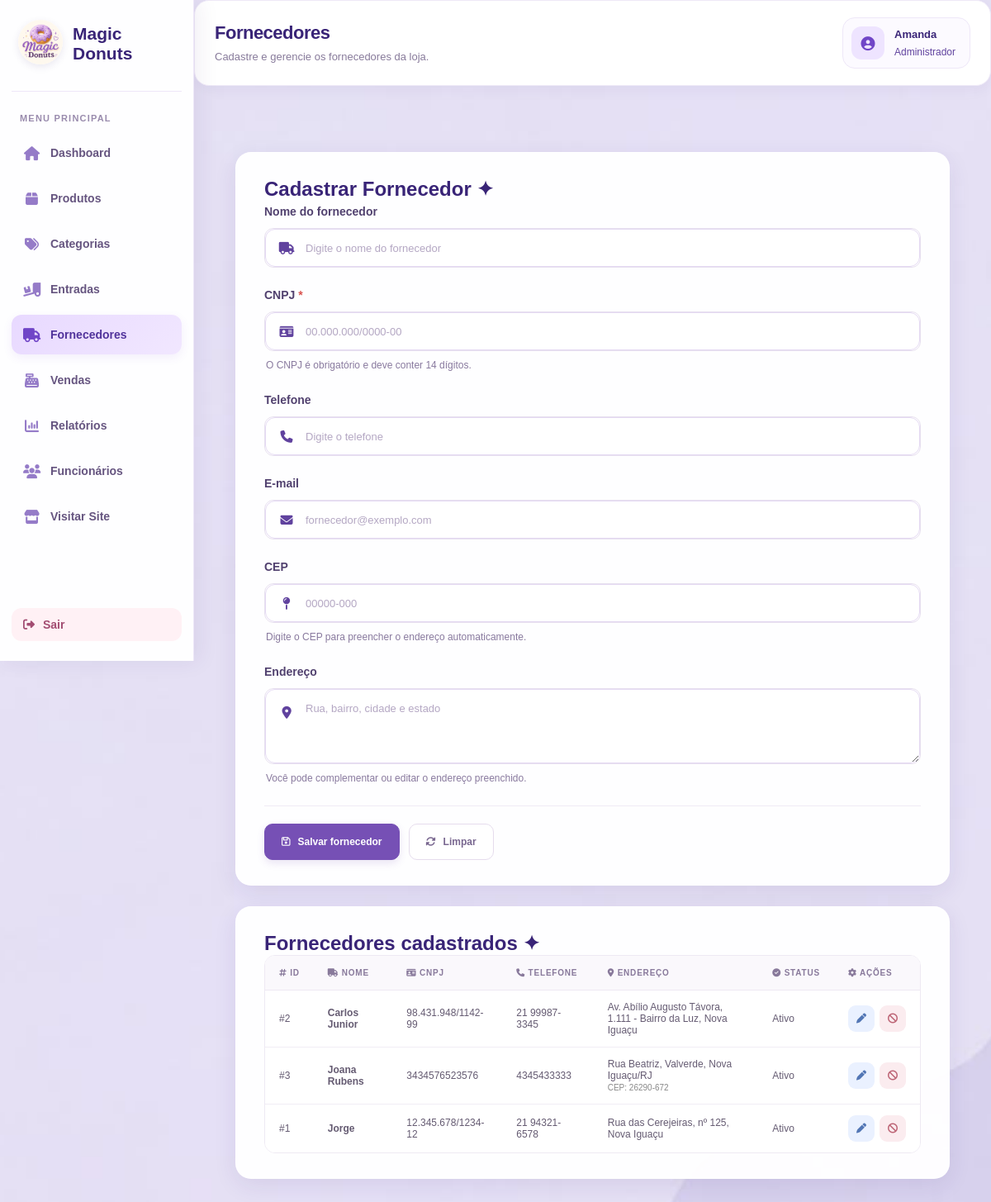
The app's page /index.php?controller=fornecedor&action=index (signed in) with its own data.
### tables this page shows
CREATE TABLE `fornecedor` (
  `id` int(11) NOT NULL,
  `nome` varchar(100) NOT NULL,
  `cnpj` varchar(20) NOT NULL,
  `telefone` varchar(20) DEFAULT NULL,
  `email` varchar(100) DEFAULT NULL,
  `endereco` varchar(255) DEFAULT NULL,
  `cep` varchar(9) DEFAULT NULL,
  `ativo` tinyint(1) NOT NULL DEFAULT 1
);

### controllers/FornecedorController.php (called while the page is built, shortened)
<?php
require_once __DIR__ . '/../models/Fornecedor.php';
class FornecedorController
{
    public function index(): void
    {
        $fornecedorModel = new Fornecedor();
        $fornecedores = $fornecedorModel->listarTodos();
        $editar = null;
        require_once __DIR__ . '/../views/fornecedores.php';
    }
}

### index.php (called while the page is built, shortened)
<?php
require_once __DIR__ . '/config/db.php';
$controller = $_GET['controller'] ?? 'auth';
$action = $_GET['action'] ?? 'form';
switch ($controller) {
    case 'fornecedor':
        require_once __DIR__ . '/controllers/FornecedorController.php';
        $c = new FornecedorController();
        break;
}
$c->$action();

### config/db.php (called while the page is built)
<?php
class Database
{
private static $conn = null;
public static function getConnection()
{
    if (self::$conn === null) {
        try {
self::$conn = new PDO(
"mysql:host=localhost;dbname=magicdonuts;charset=utf8mb4",
"root",
"",
    [
    PDO::ATTR_ERRMODE => PDO::ERRMODE_EXCEPTION,
    PDO::ATTR_DEFAULT_FETCH_MODE => PDO::FETCH_ASSOC
    ]
);
} catch (PDOException $e) {
 die("Erro ao conectar ao banco de dados:" . $e->getMessage());
}
}
return self::$conn;
}
}

### models/Fornecedor.php (called while the page is built, shortened)
<?php
require_once __DIR__ . '/../config/db.php';
class Fornecedor
{
    private PDO $conn;
    public function __construct()
    {
        $this->conn = Database::getConnection();
    }
    public function listarTodos(): array
    {
        $sql = "
            SELECT
                id,
                nome,
                cnpj,
                telefone,
                email,
                endereco,
                cep,
                ativo
            FROM fornecedor
            ORDER BY nome
        ";
        return $this->conn
            ->query($sql)
            ->fetchAll(PDO::FETCH_ASSOC);
    }
}

### views/fornecedores.php (the view, shortened to what this page needs)
<?php
$fornecedores = $fornecedores ?? [];
$editar = $editar ?? null;
require_once __DIR__ . '/layout/inicio.php';
?>
<div class="produtos-main">
    <section class="produto-card">
        <div class="section-title">
            <h1>
                <?= $editar ? 'Editar Fornecedor' : 'Cadastrar Fornecedor' ?>
                <span class="title-sparkles">✦</span>
            </h1>
        </div>
        <form
            method="post"
            action="index.php?controller=fornecedor&action=salvar"
            class="produto-form"
        >
            <div class="produto-form-group">
                <label for="nome">Nome do fornecedor</label>
                <div class="produto-input-wrapper">
                    <div class="produto-input-icon">
                    </div>
                    <input
                        class="produto-input"
                        id="nome"
                        type="text"
                        name="nome"
                        required
                        maxlength="100"
                        placeholder="Digite o nome do fornecedor"
                        value="<?= htmlspecialchars($editar['nome'] ?? '', ENT_QUOTES, 'UTF-8') ?>"
                    >
                </div>
            </div>
            <div class="produto-form-group">
                <label for="cnpj">
                    CNPJ <span style="color: #d9534f;">*</span>
                </label>
                <div class="produto-input-wrapper">
                    <div class="produto-input-icon">
                    </div>
                    <input
                        class="produto-input"
                        id="cnpj"
                        type="text"
                        name="cnpj"
                        required
                        maxlength="18"
                        inputmode="numeric"
                        placeholder="00.000.000/0000-00"
                        value="<?= htmlspecialchars($editar['cnpj'] ?? '', ENT_QUOTES, 'UTF-8') ?>"
                    >
                </div>
                <small class="produto-help">
                    O CNPJ é obrigatório e deve conter 14 dígitos.
                </small>
            </div>
            <div class="produto-form-group">
                <label for="telefone">Telefone</label>
                <div class="produto-input-wrapper">
                    <div class="produto-input-icon">
                    </div>
                    <input
                        class="produto-input"
                        id="telefone"
                        type="text"
                        name="telefone"
                        maxlength="20"
                        placeholder="Digite o telefone"
                        value="<?= htmlspecialchars($editar['telefone'] ?? '', ENT_QUOTES, 'UTF-8') ?>"
                    >
                </div>
            </div>
            <div class="produto-form-group">
                <label for="email">E-mail</label>
                <div class="produto-input-wrapper">
                    <div class="produto-input-icon">
                    </div>
                    <input
                        class="produto-input"
                        id="email"
                        type="email"
                        name="email"
                        maxlength="100"
                        placeholder="fornecedor@exemplo.com"
                        value="<?= htmlspecialchars($editar['email'] ?? '', ENT_QUOTES, 'UTF-8') ?>"
                    >
                </div>
            </div>
            <div class="produto-form-group">
                <label for="cep">CEP</label>
                <div class="produto-input-wrapper">
                    <div class="produto-input-icon">
                    </div>
                    <input
                        class="produto-input"
                        id="cep"
                        type="text"
                        name="cep"
                        maxlength="9"
                        inputmode="numeric"
                        autocomplete="postal-code"
                        placeholder="00000-000"
                        value="<?= htmlspecialchars($editar['cep'] ?? '', ENT_QUOTES, 'UTF-8') ?>"
                    >
                </div>
                <small id="cep-status" class="produto-help">
                    Digite o CEP para preencher o endereço automaticamente.
                </small>
            </div>
            <div class="produto-form-group">
                <label for="endereco">Endereço</label>
                <div class="produto-input-wrapper">
                    <div class="produto-input-icon">
                    </div>
                    <textarea
                        class="produto-input"
                        id="endereco"
                        name="endereco"
                        rows="3"
                        placeholder="Rua, bairro, cidade e estado"
                    ><?= htmlspecialchars($editar['endereco'] ?? '', ENT_QUOTES, 'UTF-8') ?></textarea>
                </div>
                <small class="produto-help">
                    Você pode complementar ou editar o endereço preenchido.
                </small>
            </div>
            <div class="produto-actions">
                <button
                    class="produto-btn produto-btn-primary"
                    type="submit"
                >
                    <i class="fa-regular fa-floppy-disk"></i>
                    Salvar fornecedor
                </button>
                <a
                    class="produto-btn produto-btn-secondary"
                    href="index.php?controller=fornecedor&action=index"
                >
                    <i class="fa-solid fa-rotate"></i>
                    Limpar
                </a>
            </div>
        </form>
    </section>
    <section class="produto-card lista-produtos-card">
        <div class="section-title">
            <h2>
                Fornecedores cadastrados
                <span class="title-sparkles">✦</span>
            </h2>
        </div>
        <div class="table-wrapper">
            <table class="produtos-table">
                <thead>
                    <tr>
                        <th>
                            <i class="fa-solid fa-hashtag"></i>
                            ID
                        </th>
                        <th>
                            <i class="fa-solid fa-truck"></i>
                            Nome
                        </th>
                        <th>
                            <i class="fa-solid fa-id-card"></i>
                            CNPJ
                        </th>
                        <th>
                            <i class="fa-solid fa-phone"></i>
                            Telefone
                        </th>
                        <th>
                            <i class="fa-solid fa-location-dot"></i>
                            Endereço
                        </th>
                        <th>
                            <i class="fa-solid fa-circle-check"></i>
                            Status
                        </th>
                        <th>
                            <i class="fa-solid fa-gear"></i>
                            Ações
                        </th>
                    </tr>
                </thead>
                <tbody>
                    <?php if (!empty($fornecedores)): ?>
                        <?php foreach ($fornecedores as $f): ?>
                            <tr>
                                <td>
                                    #<?= (int) $f['id'] ?>
                                </td>
                                <td>
                                    <strong>
                                        <?= htmlspecialchars($f['nome'], ENT_QUOTES, 'UTF-8') ?>
                                    </strong>
                                </td>
                                <td>
                                    <?= htmlspecialchars($f['cnpj'] ?? '-', ENT_QUOTES, 'UTF-8') ?>
                                </td>
                                <td>
                                    <?= htmlspecialchars($f['telefone'] ?? '-', ENT_QUOTES, 'UTF-8') ?>
                                </td>
                                <td>
                                    <?= htmlspecialchars(
                                        !empty($f['endereco']) ? $f['endereco'] : 'Não informado',
                                        ENT_QUOTES,
                                        'UTF-8'
                                    ) ?>
                                    <?php if (!empty($f['cep'])): ?>
                                        <br>
                                        <small style="color: #888;">
                                            CEP:
                                            <?= htmlspecialchars($f['cep'], ENT_QUOTES, 'UTF-8') ?>
                                        </small>
                                    <?php endif; ?>
                                </td>
                                <td>
                                    <?php if ((int) ($f['ativo'] ?? 0) === 1): ?>
                                        <span class="tag ok">
                                            Ativo
                                        </span>
                                    <?php else: ?>
                                        <span class="tag off">
                                            Inativo
                                        </span>
                                    <?php endif; ?>
                                </td>
                                <td>
                                    <div class="produto-table-actions">
                                        <a
                                            class="table-btn table-btn-edit"
                                            href="index.php?controller=fornecedor&action=index&id=<?= (int) $f['id'] ?>"
                                            title="Editar fornecedor"
                                        >
                                            <i class="fa-solid fa-pen"></i>
                                        </a>
                                        <?php if ((int) ($f['ativo'] ?? 0) === 1): ?>
                                            <a
                                                class="table-btn table-btn-delete"
                                                href="index.php?controller=fornecedor&action=toggle&id=<?= (int) $f['id'] ?>&ativo=0"
                                                onclick="return confirm('Inativar este fornecedor?')"
                                                title="Inativar fornecedor"
                                            >
                                                <i class="fa-solid fa-ban"></i>
                                            </a>
                                        <?php endif; ?>
                                    </div>
                                </td>
                            </tr>
                        <?php endforeach; ?>
                    <?php endif; ?>
                </tbody>
            </table>
        </div>
    </section>
</div>
<?php require_once __DIR__ . '/layout/fim.php'; ?>

### records on screen
fornecedor: id "2", nome "Carlos Junior", cnpj "98.431.948/1142-99", telefone "21 99987-3345", endereco "Av. Abílio Augusto Távora, 1.111 - Bairro da Luz, Nova Iguaçu", ativo "Ativo"
fornecedor: id "3", nome "Joana Rubens", cnpj "3434576523576", telefone "4345433333", endereco "Rua Beatriz, Valverde, Nova Iguaçu/RJ", cep "26290-672", ativo "Ativo"
fornecedor: id "1", nome "Jorge", cnpj "12.345.678/1234-12", telefone "21 94321-6578", endereco "Rua das Cerejeiras, nº 125, Nova Iguaçu", ativo "Ativo"

### other values on screen
$item['titulo'] "Dashboard"
$item['titulo'] "Produtos"
$item['titulo'] "Categorias"
$item['titulo'] "Entradas"
$item['titulo'] "Fornecedores"
$item['titulo'] "Vendas"
$item['titulo'] "Relatórios"
$item['titulo'] "Funcionários"
$item['titulo'] "Visitar Site"
$tituloPagina "Fornecedores"
$descricaoPagina "Cadastre e gerencie os fornecedores da loja."
$nomeUsuario "Amanda"
